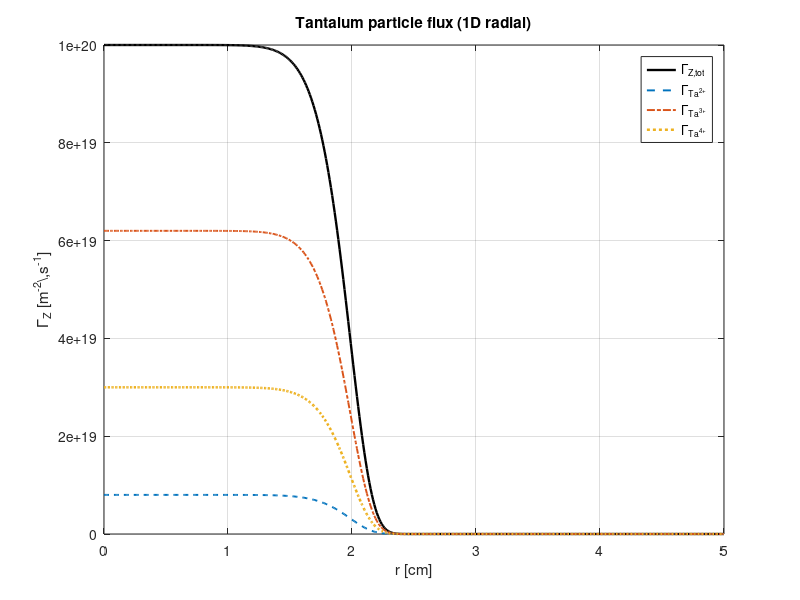
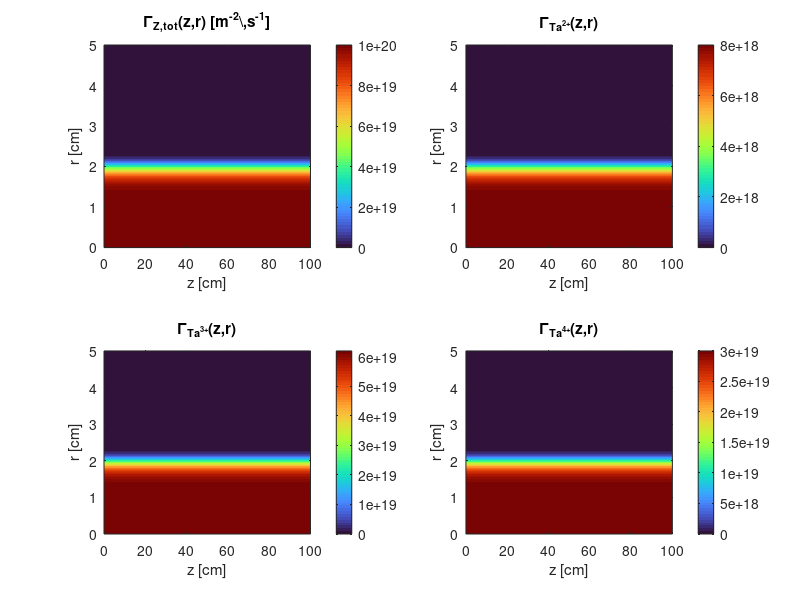

These charts were generated, in order, by the following MATLAB code: (Note: this script raises an error after producing the figures.)
%% plot_tantalum_fluxes_1D_2D.m
% Plots total and per-charge-state Tantalum particle fluxes:
%   1D radial:   Gamma_Z(r)
%   2D (z,r):    Gamma_Z(z,r)
% Uses workspace vars if available; otherwise reconstructs doc defaults.

clear; clc;

%% -------- Load from workspace if available --------
vars_ok = evalin('base','exist(''profiles'',''var'')');
if vars_ok
    P = evalin('base','profiles');
    r        = P.r_m;                   % [m]
    a        = P.meta.a_m;              % [m]
    mOrder   = P.meta.mOrder;
    SG       = P.SG;
    % Tantalum fractions (normalize for safety)
    f2 = P.tantalum.fractions.Ta2p; 
    f3 = P.tantalum.fractions.Ta3p; 
    f4 = P.tantalum.fractions.Ta4p; S=f2+f3+f4; f2=f2/S; f3=f3/S; f4=f4/S;
else
    % Rebuild doc defaults
    a = 0.02; mOrder = 12;
    r_max = 0.05; Nr = 501; r = linspace(0, r_max, Nr);
    SG = exp(-(r./a).^mOrder);
    f2=0.08; f3=0.62; f4=0.30; S=f2+f3+f4; f2=f2/S; f3=f3/S; f4=f4/S;
end

%% -------- Tantalum fluxes (doc) --------
% Total Ta flux: Gamma_Z(r) = 1e20 * SG  [m^-2 s^-1]
GammaZ_1D  = 1e20 * SG;                
% Split by charge state (same velocity, same fractions at sheath edge)
GammaZ2_1D = f2 * GammaZ_1D;
GammaZ3_1D = f3 * GammaZ_1D;
GammaZ4_1D = f4 * GammaZ_1D;

%% -------- 1D plots (radial) --------
r_cm = r*100;
figure(41); clf;
plot(r_cm, GammaZ_1D, 'k-', 'LineWidth', 1.7); hold on;
plot(r_cm, GammaZ2_1D, '--', 'LineWidth', 1.4);
plot(r_cm, GammaZ3_1D, '-.', 'LineWidth', 1.4);
plot(r_cm, GammaZ4_1D, ':',  'LineWidth', 1.8);
grid on; xlabel('r [cm]'); ylabel('\Gamma_Z [m^{-2}\,s^{-1}]');
title('Tantalum particle flux (1D radial)');
legend('\Gamma_{Z,tot}','\Gamma_{Ta^{2+}}','\Gamma_{Ta^{3+}}','\Gamma_{Ta^{4+}}','Location','northeast');

%% -------- 2D (z,r) maps with no parallel variation --------
Lz = 1.0; Nz = 401; Nr2 = 301;
z = linspace(0, Lz, Nz);
r2 = linspace(0, max(r), Nr2);
[Z,R] = meshgrid(z, r2);
SG2 = exp(-(R./a).^mOrder);

% Total and per-charge flux maps
GammaZ_2D  = 1e20 * SG2;         % [m^-2 s^-1]
GammaZ2_2D = f2 * GammaZ_2D;
GammaZ3_2D = f3 * GammaZ_2D;
GammaZ4_2D = f4 * GammaZ_2D;

% 2D plots
z_cm = z*100; r2_cm = r2*100;
figure(42); clf;
subplot(2,2,1);
imagesc(z_cm, r2_cm, GammaZ_2D); set(gca,'YDir','normal'); axis tight;
xlabel('z [cm]'); ylabel('r [cm]'); title('\Gamma_{Z,tot}(z,r) [m^{-2}\,s^{-1}]'); colorbar;

subplot(2,2,2);
imagesc(z_cm, r2_cm, GammaZ2_2D); set(gca,'YDir','normal'); axis tight;
xlabel('z [cm]'); ylabel('r [cm]'); title('\Gamma_{Ta^{2+}}(z,r)'); colorbar;

subplot(2,2,3);
imagesc(z_cm, r2_cm, GammaZ3_2D); set(gca,'YDir','normal'); axis tight;
xlabel('z [cm]'); ylabel('r [cm]'); title('\Gamma_{Ta^{3+}}(z,r)'); colorbar;

subplot(2,2,4);
imagesc(z_cm, r2_cm, GammaZ4_2D); set(gca,'YDir','normal'); axis tight;
xlabel('z [cm]'); ylabel('r [cm]'); title('\Gamma_{Ta^{4+}}(z,r)'); colorbar;
colormap(turbo);
sgtitle('Tantalum particle fluxes (2D z–r)');

%% -------- (Optional) consistency check against density & velocity --------
% If density and Ta velocity exist in the base workspace, verify Gamma = n*V
if vars_ok && isfield(P,'tantalum') && isfield(P.tantalum,'Vpar')
    try
        % Build 1D Gamma from stored n_tot and Vpar; compare to spec
        nTa_1D = P.tantalum.n_tot; VTa_1D = P.tantalum.Vpar;
        Gamma_from_nV_1D = nTa_1D .* VTa_1D;
        figure(43); clf;
        plot(r_cm, GammaZ_1D, 'k-', 'LineWidth',1.6); hold on;
        plot(r_cm, Gamma_from_nV_1D, 'r--', 'LineWidth',1.4);
        grid on; xlabel('r [cm]'); ylabel('\Gamma_Z [m^{-2}\,s^{-1}]');
        title('Consistency: \Gamma_Z(r) vs n_Z(r) V_{\parallel,Z}');
        legend('Spec: 1e20·SG', 'Computed: n_Z V_{\parallel,Z}', 'Location','northeast');
    catch
    end
end

%% -------- 1D profiles: electrons, temperatures, and Ta fluxes (separate figures) --------
r_cm = r*100;

% ---------- Helper: try common field locations ----------
getField = @(S, path) getfield(S, path{:}); %#ok<GFLD>  (used only if isfield checks pass)

% ---------- Electron density ne(r) ----------
ne_ok = false;
if vars_ok
    if isfield(P,'ne')
        ne_1D = P.ne; ne_ok = true;
    elseif isfield(P,'electron') && isfield(P.electron,'n')
        ne_1D = P.electron.n; ne_ok = true;
    elseif isfield(P,'plasma') && isfield(P.plasma,'ne')
        ne_1D = P.plasma.ne; ne_ok = true;
    elseif isfield(P,'profiles') && isfield(P.profiles,'ne')
        ne_1D = P.profiles.ne; ne_ok = true;
    end
end

if ~ne_ok
    ne0 = 1e19;            % [m^-3] default peak
    ne_1D = ne0 * SG;       % shaped like SG
end

% ---------- Electron temperature Te(r) ----------
Te_ok = false;
if vars_ok
    if isfield(P,'Te')
        Te_1D = P.Te; Te_ok = true;
    elseif isfield(P,'electron') && isfield(P.electron,'T')
        Te_1D = P.electron.T; Te_ok = true;
    elseif isfield(P,'plasma') && isfield(P.plasma,'Te')
        Te_1D = P.plasma.Te; Te_ok = true;
    end
end

if ~Te_ok
    Te0 = 30;              % [eV] default peak
    Te_1D = Te0 * (0.2 + 0.8*SG);  % keep finite edge value
end

% ---------- Ion temperature Ti(r) ----------
Ti_ok = false;
if vars_ok
    if isfield(P,'Ti')
        Ti_1D = P.Ti; Ti_ok = true;
    elseif isfield(P,'ion') && isfield(P.ion,'T')
        Ti_1D = P.ion.T; Ti_ok = true;
    elseif isfield(P,'plasma') && isfield(P.plasma,'Ti')
        Ti_1D = P.plasma.Ti; Ti_ok = true;
    end
end

if ~Ti_ok
    Ti0 = 20;              % [eV] default peak
    Ti_1D = Ti0 * (0.2 + 0.8*SG);
end

% ---------- Figure A: ne(r) ----------
figure(50); clf;
plot(r_cm, ne_1D, 'LineWidth', 1.8);
grid on;
xlabel('r [cm]');
ylabel('n_e [m^{-3}]');
title('Electron density profile (1D)');
set(gca,'FontSize',12);

% ---------- Figure B: Te(r) and Ti(r) ----------
figure(51); clf;
plot(r_cm, Te_1D, 'LineWidth', 1.8); hold on;
plot(r_cm, Ti_1D, '--', 'LineWidth', 1.8);
grid on;
xlabel('r [cm]');
ylabel('T [eV]');
title('Temperature profiles (1D)');
legend('T_e','T_i','Location','northeast');
set(gca,'FontSize',12);

% ---------- Figure C: Ta fluxes (total + charge states) ----------
figure(52); clf;
plot(r_cm, GammaZ_1D,  'k-', 'LineWidth', 1.8); hold on;
plot(r_cm, GammaZ2_1D, '--', 'LineWidth', 1.6);
plot(r_cm, GammaZ3_1D, '-.', 'LineWidth', 1.6);
plot(r_cm, GammaZ4_1D, ':',  'LineWidth', 2.0);
grid on;
xlabel('r [cm]');
ylabel('\Gamma_Z [m^{-2}\,s^{-1}]');
title('Tantalum particle flux (1D radial)');
legend('\Gamma_{Z,tot}','\Gamma_{Ta^{2+}}','\Gamma_{Ta^{3+}}','\Gamma_{Ta^{4+}}', ...
       'Location','northeast');
set(gca,'FontSize',12);

%% -------- Save (optional) --------
save('tantalum_fluxes_1D_2D.mat', 'r','r_cm','z','z_cm','GammaZ_1D','GammaZ2_1D','GammaZ3_1D','GammaZ4_1D', ...
     'GammaZ_2D','GammaZ2_2D','GammaZ3_2D','GammaZ4_2D','a','mOrder');
